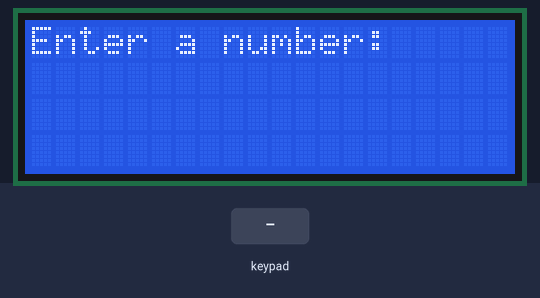
A sketch run on a simulated Arduino Uno, built with avr-gcc and run on an emulated ATmega328P. Shown: 20×4 character LCD. Wiring (inferred from the names in the program): 4×3 keypad with keys 1 2 3 4 5 6 7 8 9 * 0 # (labels assumed): rows pin 11, pin 6, pin 7, pin 9; columns pin 8, pin 10, pin 12. The test bench sets the inputs (shaded band).

Above: at 1.2 s.
1.3 s: keypad keys 1 2 # pressed 0.4 s apart
At 3.1 s:
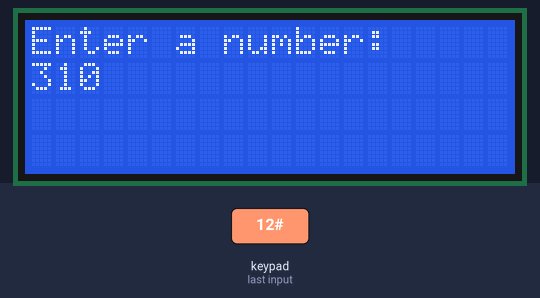
4.0 s: key '1' pressed
5.6 s: key '2' pressed
At 6.9 s:
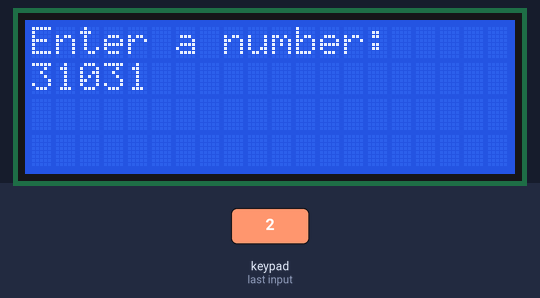
7.2 s: keypad keys 1 2 pressed 0.4 s apart
At 8.7 s:
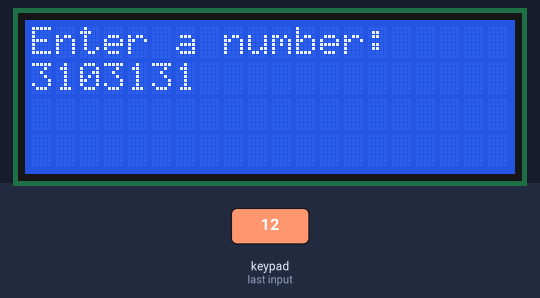
Timing chart, 0 to 10.2 s (numbered marks = the images above; inputs shaded):
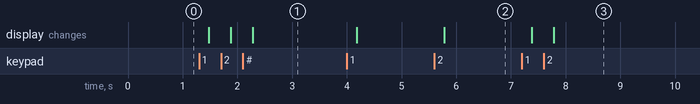

The sketch:

Test_Data_Entry.ino
```cpp
/*
Matrix pin layout:
Pin 1 = Col 2 (Left most pin when looking at the number side)
Pin 2 = Row 1 (Top row)
Pin 3 = Col 1 (Left most col)
Pin 4 = Row 4
Pin 5 = Col 3
Pin 6 = Row 3
Pin 7 = Row 2
*/

#include <Wire.h>
#include <LiquidCrystal_I2C.h>

#define col1 10 // name all the useful pins
#define col2 12
#define col3 8
#define row1 11
#define row2 6
#define row3 7
#define row4 9

LiquidCrystal_I2C lcd(0x27, 20, 4); // This HAS to be outside the setup function. (I don't know why.)

// Timer1 variables
unsigned int timer1Start = 65335;
byte bounceCount = 0;

// Button variables
const byte numberofbuttons = 12;
unsigned int history [numberofbuttons] = {0};
byte ispressed [numberofbuttons] = {0};
unsigned int MASK = 0b1111000000001111;  // button states and debounce MASK
unsigned int pressed = 0x000F;
unsigned int released = 0xF000;
unsigned int unpressed = 0x0000;
unsigned int held = 0xF00F;

unsigned long userinput = 0;

void setup() {
  pinMode(col1, OUTPUT);  // keypad pin setup
  pinMode(col2, OUTPUT);
  pinMode(col3, OUTPUT);
  pinMode(row1, INPUT);
  pinMode(row2, INPUT);
  pinMode(row3, INPUT);
  pinMode(row4, INPUT);

  noInterrupts();
  TCCR1A = 0;
  TCCR1B = B00000010; // Prescale Timer1 to 8
  TCNT1 = timer1Start; // Timer1 is set to interupt every 0.0001 seconds
  TIMSK1 = B00000001; // Enable timer1 Overflow Interupt
  interrupts();

  lcd.init();
  lcd.backlight();
  lcd.clear();
  lcd.print("Enter a number:");
}


ISR(TIMER1_OVF_vect) { // Timer1 is set to interupt every 0.0001 seconds

  TCNT1 = timer1Start; // Set the timer start value as defined in setup()

  bounceCount++;
}


void updateKeyHistory(){  // Poll each column of the matrix and store the return from each row in the corresponding key's log.
    bounceCount = 0;
    digitalWrite(col1, HIGH);
    history[1] = history[1] << 1;
    history[1] |= digitalRead(row1);
    history[4] = history[4] << 1;
    history[4] |= digitalRead(row2);
    history[7] = history[7] << 1;
    history[7] |= digitalRead(row3);
    history[10] = history[10] << 1; // Star (*) button
    history[10] |= digitalRead(row4);
    digitalWrite(col1, LOW);
    digitalWrite(col2, HIGH);
    history[2] = history[2] << 1;
    history[2] |= digitalRead(row1);
    history[5] = history[5] << 1;
    history[5] |= digitalRead(row2);
    history[8] = history[8] << 1;
    history[8] |= digitalRead(row3);
    history[0] = history[0] << 1;
    history[0] |= digitalRead(row4);
    digitalWrite(col2, LOW);
    digitalWrite(col3, HIGH);
    history[3] = history[3] << 1;
    history[3] |= digitalRead(row1);
    history[6] = history[6] << 1;
    history[6] |= digitalRead(row2);
    history[9] = history[9] << 1;
    history[9] |= digitalRead(row3);
    history[11] = history[11] << 1; // Hash (#) button
    history[11] |= digitalRead(row4);
    digitalWrite(col3, LOW);
}

void inputclear(){
  for (byte i = 0; i < numberofbuttons; i++){
    ispressed[i] = 0;
  }
  return;
}

void updateLCD(){
  lcd.clear();
  lcd.print("Enter a number:");
  lcd.setCursor(0,1);
  lcd.print(userinput);
  inputclear();
  return;
}

void inputValue(byte pressedKey){
  if(userinput * 10 + pressedKey < 99999999){
    userinput = userinput * 10 + pressedKey;
  }
  updateLCD();
  return;
}

void keyRead(){
  for (byte i = 0; i < numberofbuttons; i++){
    if((history[i] & MASK) == pressed && !ispressed[i]){
      ispressed[i] = 1;
    }
    else if((history[i] & MASK) == released && ispressed[i] == 1){
      ispressed[i] = 2;
    }
  }
  return;
}

void loop() {
  if (bounceCount >= 20){
    updateKeyHistory();
    keyRead();
  }
  for(byte i = 0; i < 9; i++){
    if (ispressed[i] == 2){
      inputValue(i);
    }
  }
}
```

Measured:
- after the input at 1.3 s, the display: first changes after 0.18 s (image 1 shows a later state)
- after the input at 5.6 s, the display: changes after 0.18 s (image 2)
- after the input at 7.2 s, the display: first changes after 0.18 s (image 3 shows a later state)
